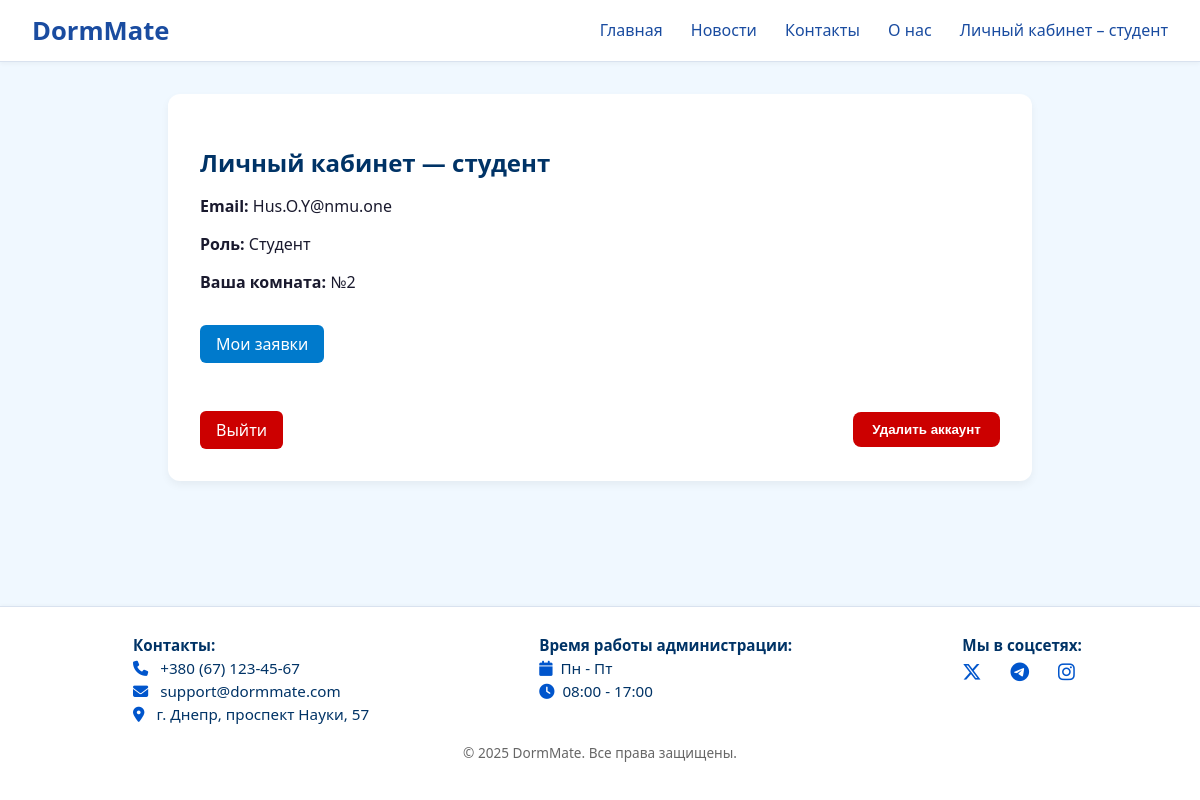
Page /accounts/account/ (signed in) on the committed database.
### registration/models.py (models this page shows, shortened)
class CustomUser(AbstractUser):
    ROLE_CHOICES = (
        ('student', 'Студент'),
        ('admin', 'Администратор'),
    )
    email = models.EmailField(unique=True)
    role = models.CharField(max_length=10, choices=ROLE_CHOICES, default='student')
    room = models.ForeignKey(
        'rooms.Room',
        null=True,
        blank=True,
        on_delete=models.SET_NULL,
        related_name='primary_users'  # ← обязательно уникальное имя
    )

### rooms/models.py (models this page shows, shortened)
class Room(models.Model):
    number = models.CharField(max_length=10)
    floor = models.IntegerField()
    price = models.DecimalField(max_digits=8, decimal_places=2)
    capacity = models.IntegerField()
    about = models.TextField(default="Звичайна кімната")
    image = models.ImageField(upload_to='room_images/', default='room_images/default.jpg')
    residents = models.ManyToManyField(
        settings.AUTH_USER_MODEL,
        blank=True,
        related_name='shared_rooms'
    )

### registration/views.py (the view)
# urls.py: path('account/', views.account_view, name='account'),
@login_required
def account_view(request):
    user = request.user
    applications = None
    if user.role == 'admin':
        applications = Application.objects.select_related('user').all().order_by('-id')
    return render(request, 'account.html', {
        'user': user,
        'applications': applications,
    })

### registration/templates/account.html (shortened to what this page needs)
{% extends "base.html" %}
{% block content %}
<div class="room-container">
    <h2>Личный кабинет — {{ user.username }}</h2>
    <p><strong>Email:</strong> {{ user.email }}</p>
    <p><strong>Роль:</strong> {{ user.get_role_display }}</p>
    {% if user.role == 'admin' %}
        <div class="admin-panel">
            <a href="{% url 'create-admin' %}" class="admin-button">Создать администратора</a>
            <a href="{% url 'add-room' %}" class="admin-button">Добавить комнату</a>
            <a href="{% url 'user-list' %}" class="admin-button">Список пользователей</a>
            <a href="{% url 'application-list' %}" class="admin-button">Список заявок</a>
        </div>
    {% else %}
        {% if user.room %}
            <p><strong>Ваша комната:</strong> №{{ user.room.number }}</p>
        {% else %}
            <p>Вы пока не закреплены за комнатой.</p>
        {% endif %}
        <a href="{% url 'application-list' %}?status=all" class="apply-link">Мои заявки</a>
    {% endif %}
    <div class="account-actions">
        <a href="{% url 'logout' %}" class="logout-button">Выйти</a>
        <form action="{% url 'delete-account' %}" method="post" class="delete-form" onsubmit="return confirmDelete();">
            <button type="submit" class="delete-button">Удалить аккаунт</button>
        </form>
    </div>
</div>
{% endblock %}

### rooms/templates/base.html (shortened to what this page needs)
{% load static %}
<!DOCTYPE html>
<html lang="en">
<head>
    <link rel="stylesheet" href="{% static 'rooms/base.css' %}">
    <link rel="stylesheet" href="https://cdnjs.cloudflare.com/ajax/libs/font-awesome/6.5.0/css/all.min.css">
</head>
<body>
    <div class="main-wrapper">
        <nav class="navbar">
            <div class="navbar-container">
                <div class="logo"><a href="{% url 'floor-selector' %}" class="logo">DormMate</a></div>
                <div class="nav-links">
                    <a href="{% url 'floor-selector' %}">Главная</a>
                    <a href="{% url 'floor-selector' %}">Новости</a>
                    <a href="{% url 'floor-selector' %}">Контакты</a>
                    <a href="{% url 'floor-selector' %}">О нас</a>
                    {% if user.is_authenticated %}
                        <a href="{% url 'account' %}">Личный кабинет – {{ user.username }}</a>
                    {% else %}
                        <a href="{% url 'login' %}">Войти</a>
                    {% endif %}
                </div>
            </div>
        </nav>
        <div class="main-content">
            {% block content %}{% endblock content %}
        </div>
        <footer class="site-footer">
            <div class="footer-container">
                <div class="footer-contact">
                    <p><strong>Контакты:</strong></p>
                    <p><i class="fas fa-phone"></i> +380 (67) 123-45-67</p>
                    <p><i class="fas fa-envelope"></i> support@dormmate.com</p>
                    <p><i class="fas fa-map-marker-alt"></i> г. Днепр, проспект Науки, 57</p>
                </div>
                 <div class="footer-contact">
                    <p><strong>Время работы администрации:</strong></p>
                    <p><i class="fas fa-calendar"></i>Пн - Пт</p>
                    <p><i class="fas fa-clock"></i>08:00 - 17:00</p>
                </div>
                <div class="footer-social">
                    <p><strong>Мы в соцсетях:</strong></p>
                    <a href="https://twitter.com" target="_blank" class="social-link">
                        <i class="fab fa-x-twitter"></i>
                    </a>
                    <a href="https://t.me" target="_blank" class="social-link">
                        <i class="fab fa-telegram-plane"></i>
                    </a>
                    <a href="https://instagram.com" target="_blank" class="social-link">
                        <i class="fab fa-instagram"></i>
                    </a>
                </div>
            </div>
            <div class="footer-bottom">
                <p>&copy; 2025 DormMate. Все права защищены.</p>
            </div>
        </footer>
    </div>
</body>
</html>

### rooms/static/rooms/base.css (style rules this page uses)
body { font-family: 'Segoe UI', Tahoma, Geneva, Verdana, sans-serif; background-color: #f0f8ff; color: #1a1a2e; margin: 0; padding: 0; }
.navbar { background-color: #ffffff; border-bottom: 1px solid #d9e2ef; box-shadow: 0 2px 4px rgba(0, 0, 0, 0.04); padding: 0.8rem 2rem; }
.navbar-container { display: flex; justify-content: space-between; align-items: center; max-width: 1200px; margin: 0 auto; }
.logo { font-size: 1.6rem; font-weight: bold; color: #1a4ca0; text-decoration: none; }
.nav-links a { margin-left: 1.5rem; text-decoration: none; color: #1a4ca0; font-weight: 500; transition: color 0.3s ease; }
.room-container, .content-box { max-width: 800px; margin: 2rem auto; background: white; padding: 2rem; border-radius: 12px; box-shadow: 0 4px 8px rgba(0,0,0,0.05); }
h1, h2 { color: #003366; margin-bottom: 1rem; }
.apply-link { display: inline-block; margin-top: 1rem; padding: 0.5rem 1rem; background-color: #007acc; color: white; border-radius: 6px; text-decoration: none; transition: background-color 0.3s ease; }
.delete-button { background-color: #cc0000; color: white; border: none; padding: 0.6rem 1.2rem; border-radius: 8px; font-weight: bold; cursor: pointer; transition: background-color 0.3s ease; margin-top: 1rem; }
.logout-button { display: inline-block; margin-top: 1rem; padding: 0.5rem 1rem; background-color: #cc0000; color: white; border-radius: 6px; text-decoration: none; font-weight: 500; transition: background-color 0.3s ease; }
html, body { height: 100%; margin: 0; padding: 0; }
body { display: flex; flex-direction: column; min-height: 100vh; }
.main-wrapper { flex: 1 0 auto; display: flex; flex-direction: column; }
.main-content { flex: 1 0 auto; padding-bottom: 1rem; }
.site-footer { flex-shrink: 0; }
.site-footer { background-color: #ffffff; border-top: 1px solid #d9e2ef; padding: 1.5rem 2rem; font-size: 0.95rem; color: #1a1a2e; box-shadow: 0 -1px 4px rgba(0, 0, 0, 0.03); margin-top: auto; }
.footer-container { display: flex; justify-content: space-around; flex-wrap: wrap; max-width: 1200px; margin: 0 auto; gap: 2rem; padding-left: 2rem; }
.footer-contact, .footer-social { flex: 1 1 1; }
.footer-contact p, .footer-social p { margin: 0.2rem 0; color: #003366; }
.footer-contact i, .footer-social i { margin-right: 0.5rem; color: #0055cc; }
.footer-social .social-link { margin-right: 1rem; font-size: 1.2rem; color: #1a4ca0; transition: color 0.3s ease; text-decoration: none; }
.footer-bottom { text-align: center; margin-top: 1rem; color: #666; font-size: 0.85rem; }
.account-actions { display: flex; justify-content: space-between; align-items: center; margin-top: 2rem; }
.logout-button { background-color: #cc0000; color: white; border: none; padding: 0.5rem 1rem; border-radius: 6px; text-decoration: none; font-weight: 500; transition: background-color 0.3s ease; }
.delete-form { margin: 0; }

### rows in the picture
CustomUser: username "студент", email "Hus.O.Y@nmu.one", role "Студент", room.number "2"
